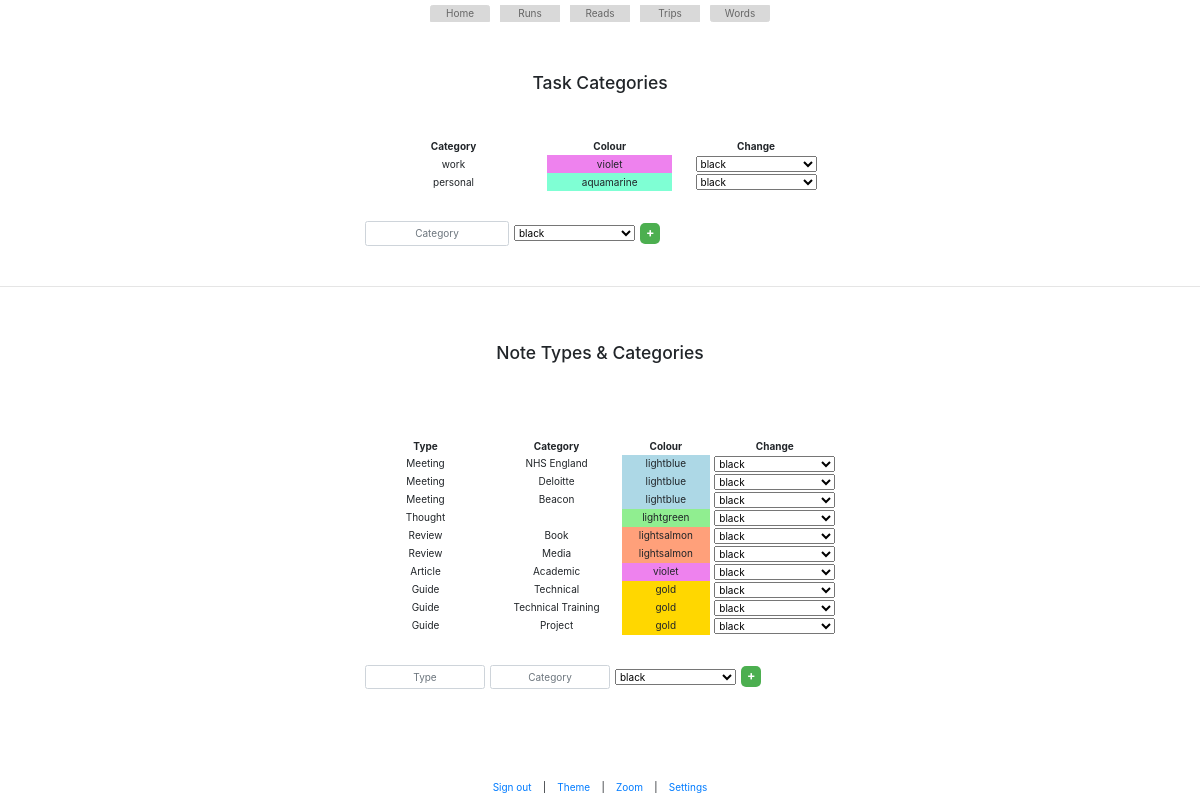
Before: /settings (signed in) with the older database file.
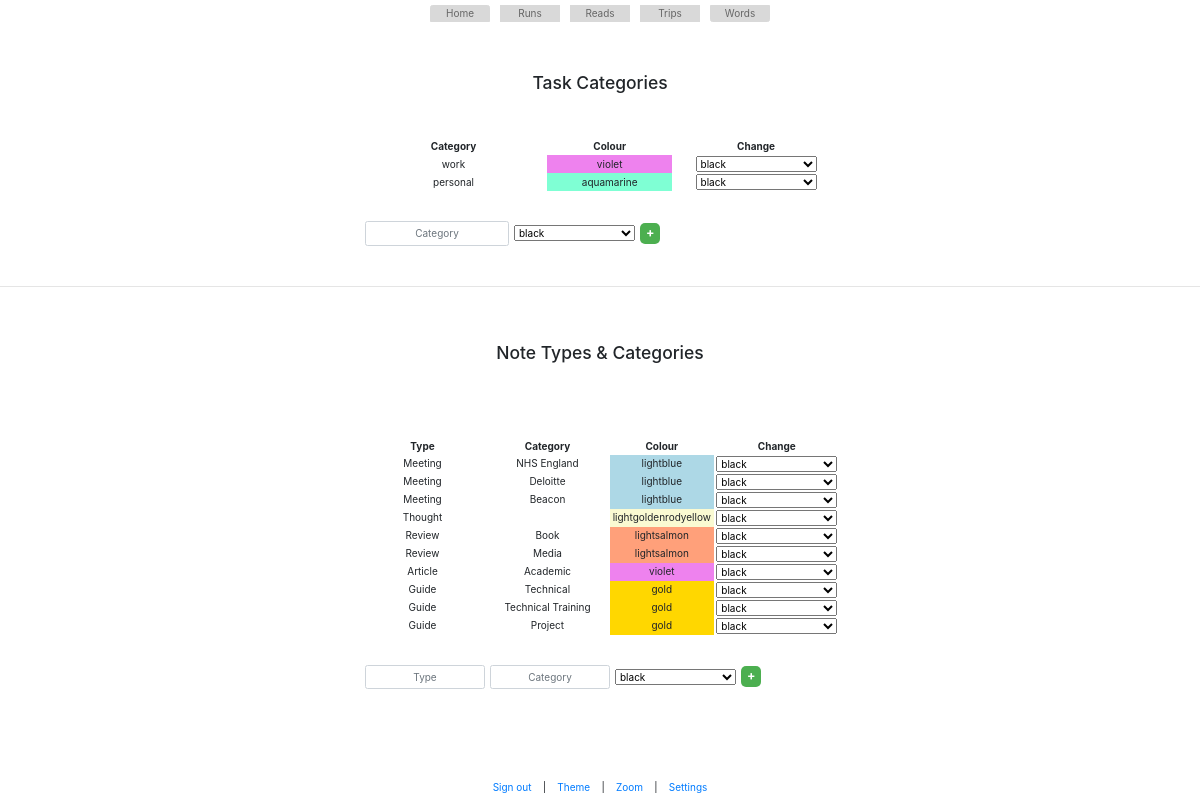
After: the same page with the newer database file.
### app.py (models this page shows)
class CONFIG_WORDS_OPTIONS(db.Model):
    id = db.Column(db.Integer, primary_key=True)
    type = db.Column(db.String(200))
    category = db.Column(db.String(200))
    color = db.Column(db.String(200))

### app.py (the view, shortened to what this page needs)
@app.route('/settings',methods=['GET', 'POST'])
@login_required
def settings():
    config_tasks = CONFIG_TASK_CATEGORIES.query.all()
    config_words = CONFIG_WORDS_OPTIONS.query.all()
    return render_template('settings.html', config_tasks=config_tasks, config_words=config_words)

### app.py (called while the page is built)
@login_manager.user_loader
def load_user(user_id):
    return User.query.get(int(user_id))

@app.before_request
def before_request():
    if not current_user.is_authenticated and request.endpoint not in ['login', 'static']:
        return redirect(url_for('login'))

### templates/settings.html (shortened to what this page needs)
{% extends 'base.html' %}
{% block content %}
<br/><br/><br/>
<H3 class="center">Task Categories</H3>
<br/><br/><br/>
<div class="w-40 center">
    <table id="settings_task">
        <thead>
            <tr>
                <th class="w-20 center">Category</th>
                <th class="w-10 center">Colour</th>
                <th class="w-5 center">Change</th>
            </tr>
        </thead>
        <tbody>
        {% for task in config_tasks %}
            <tr>
                <td class="center">{{ task.category }}</td>
                <td id="task_category_id_{{task.id}}" class="center" style="background-color: {{ task.color }};">{{ task.color }}</td>
                <td>
                    <select id="task_{{ task.id }}" class="colors_dropdown"></select>
                </td>
            </tr>
        {% endfor %}
        </tbody>
    </table>
</div>
<br/><br/>
<div class="w-40 center">
    <form>
        <div class="form-row">
            <div class="w-30">
                <input type="text" id="task_category_option" placeholder="Category" class="form-control center">
            </div>
            <div>
                <select id="new_task_category_color" class="colors_dropdown" class="form-control"></select>
            </div>
            <div class="w-10 full-height">
                <input id="add_task_category_form" type="submit" value="+" class="add_button">
            </div>
        </div>
    </form>
</div>
<br/><br/>
<hr>
<br/><br/><br/>
<H3 class="center">Note Types & Categories</H3>
<br/><br/><br/>
<br/><br/>
<div class="w-40 center">
    <table id="settings_task">
        <thead>
            <tr>
                <th class="w-20 center">Type</th>
                <th class="w-20 center">Category</th>
                <th class="w-10 center">Colour</th>
                <th class="w-5 center">Change</th>
            </tr>
        </thead>
        <tbody>
        {% for words in config_words %}
            <tr>
                <td class="center">{{ words.type }}</td>
                <td class="center">{{ words.category }}</td>
                <td id="word_category_id_{{words.id}}" class="center" style="background-color: {{ words.color }};">{{ words.color }}</td>
                <td>
                    <select id="word_{{ words.id }}" class="colors_dropdown"></select>
                </td>
            </tr>
        {% endfor %}
        </tbody>
    </table>
</div>
<br/><br/>
<div class="w-40 center">
    <form>
        <div class="form-row">
            <div class="w-25">
                <input type="text" id="word_type_option" placeholder="Type" class="form-control center">
            </div>
            <div class="w-25">
                <input type="text" id="word_category_option" placeholder="Category" class="form-control center">
            </div>
            <div>
                <select id="new_word_category_color" class="colors_dropdown" class="form-control"></select>
            </div>
            <div class="w-10 full-height">
                <input id="add_word_category_form" type="submit" value="+" class="add_button">
            </div>
        </div>
    </form>
</div>
{% endblock %}

Changed rows visible on the page:
changed CONFIG_WORDS_OPTIONS "Thought": color "lightgreen" → "lightgoldenrodyellow"
